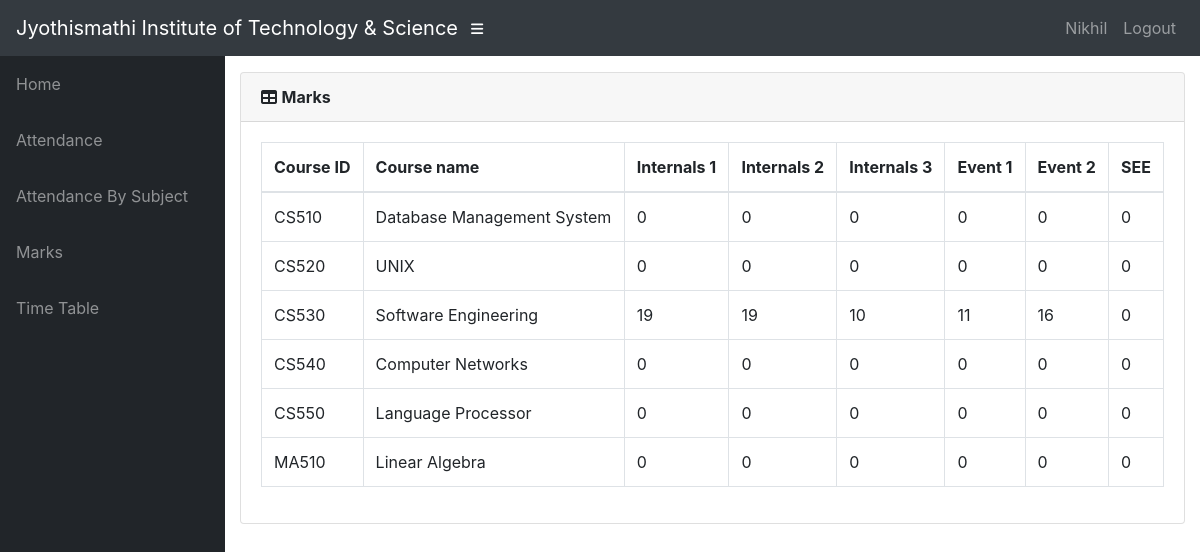
Page /info/student/CS04/marks_list/ (signed in) on the earlier database version.
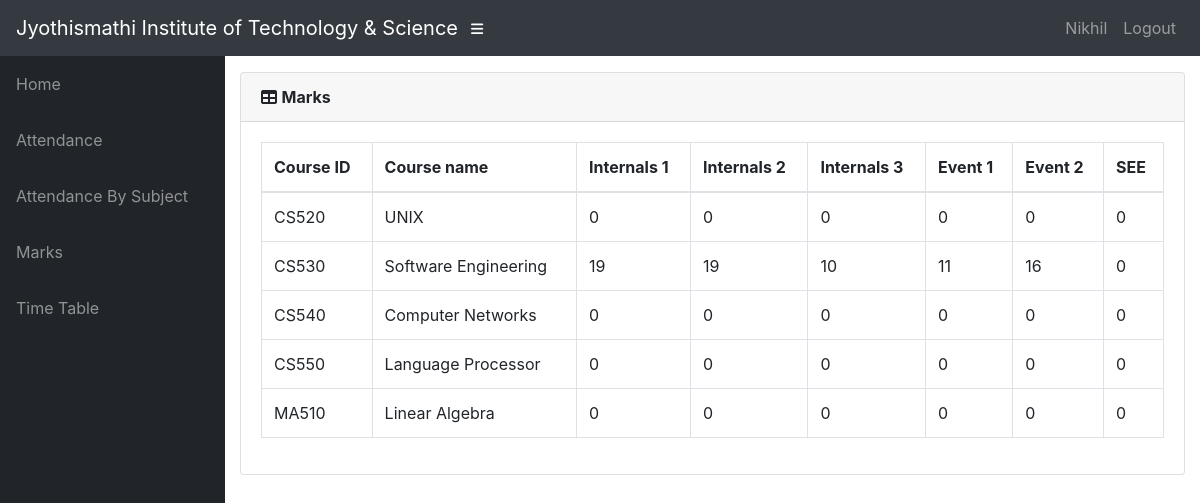
Same page on the later database version.
### info/models.py (models this page shows, shortened)
class StudentCourse(models.Model):
    student = models.ForeignKey(Student, on_delete=models.CASCADE)
    course = models.ForeignKey(Course, on_delete=models.CASCADE)
    class Meta:
        unique_together = (('student', 'course'),)
        verbose_name_plural = 'Marks'

class Course(models.Model):
    dept = models.ForeignKey(Dept, on_delete=models.CASCADE)
    id = models.CharField(primary_key='True', max_length=50)
    name = models.CharField(max_length=50)
    shortname = models.CharField(max_length=50, default='X')

class Marks(models.Model):
    studentcourse = models.ForeignKey(StudentCourse, on_delete=models.CASCADE)
    name = models.CharField(max_length=50, choices=test_name, default='Internal test 1')
    marks1 = models.IntegerField(default=0, validators=[MinValueValidator(0), MaxValueValidator(100)])
    class Meta:
        unique_together = (('studentcourse', 'name'),)

### info/views.py (the view)
# urls.py: path('student/<slug:stud_id>/marks_list/', views.marks_list, name='marks_list'),
@login_required()
def marks_list(request, stud_id):
    stud = Student.objects.get(USN=stud_id,)
    ass_list = Assign.objects.filter(class_id_id=stud.class_id)
    sc_list = []
    for ass in ass_list:
        try:
            sc = StudentCourse.objects.get(student=stud, course=ass.course)
        except StudentCourse.DoesNotExist:
            sc = StudentCourse(student=stud, course=ass.course)
            sc.save()
            sc.marks_set.create(type='I', name='Internal test 1')
            sc.marks_set.create(type='I', name='Internal test 2')
            sc.marks_set.create(type='I', name='Internal test 3')
            sc.marks_set.create(type='E', name='Event 1')
            sc.marks_set.create(type='E', name='Event 2')
            sc.marks_set.create(type='S', name='Semester End Exam')
        sc_list.append(sc)
    return render(request, 'info/marks_list.html', {'sc_list': sc_list})

### info/models.py (called while the page is built)
    @property
    def is_student(self):
        if hasattr(self, 'student'):
            return True
        return False

### info/templates/info/marks_list.html
{% extends 'info/base.html' %}
    {% load static %}
    {% block content %}
                  <div class="card mb-3">
            <div class="card-header">
              <i class="fas fa-table"></i>
            <b>Marks</b></div>
            <div class="card-body">
              <div class="table-responsive">
                <table class="table table-bordered" id="dataTable" width="100%" cellspacing="0">
                  <thead>
                    <tr>
                        <th>Course ID</th>
                        <th>Course name</th>
                        <th>Internals 1</th>
                        <th>Internals 2</th>
                        <th>Internals 3</th>
                        <th>Event 1</th>
                        <th>Event 2</th>
                        <th>SEE</th>
                    </tr>
                  </thead>
                  <tbody>
                    {% for sc in sc_list %}
                    <tr>
                        <td>{{ sc.course_id }}</td>
                        <td>{{sc.course.name}}</td>
                        {% for m in sc.marks_set.all %}
                            <td>{{ m.marks1 }}</td>
                        {% endfor %}
                    </tr>
                    {% empty %}
                            <p>student has no courses</p>
                    {% endfor %}
                  </tbody>
                </table>
              </div>
            </div>
          </div>
    {% endblock %}

Differences in the rows shown:
removed StudentCourse: course_id "CS510", course.name "Database Management System"
removed Marks: marks1 "0", shown under "CS510"
removed Marks: marks1 "0", shown under "CS510"
removed Marks: marks1 "0", shown under "CS510"
removed Marks: marks1 "0", shown under "CS510"
removed Marks: marks1 "0", shown under "CS510"
removed Marks: marks1 "0", shown under "CS510"
